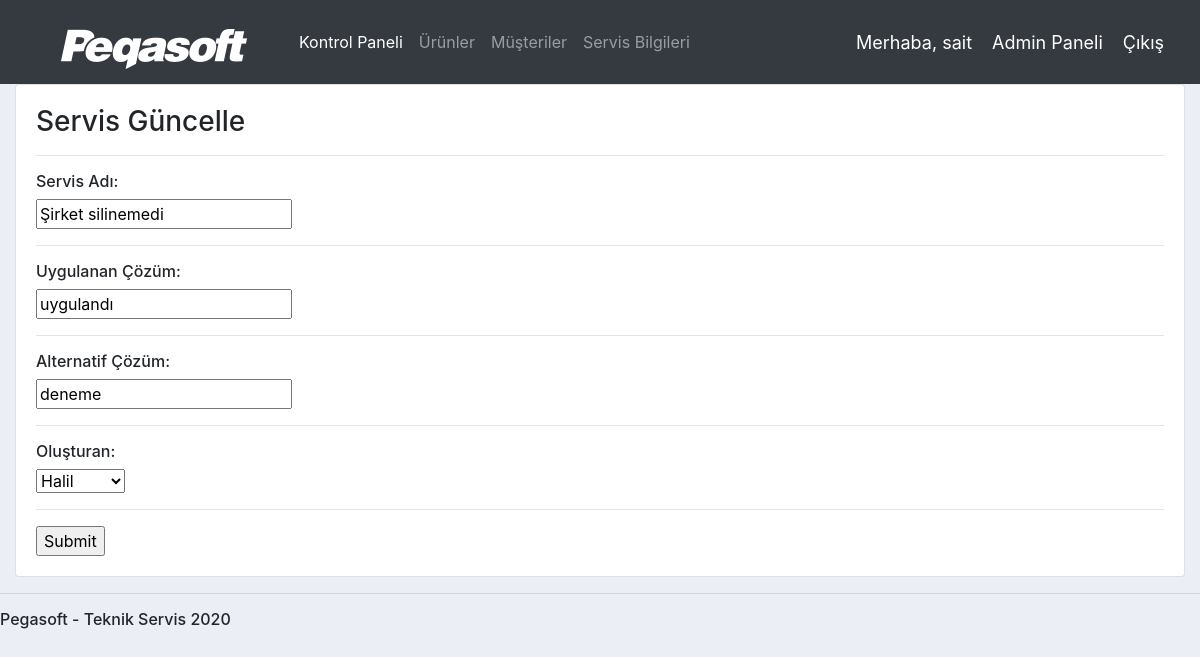
The page /update_service/14/ (signed in) on the database its author committed.
### accounts/models.py (models this page shows, shortened)
class Service(models.Model):
	service_name = models.CharField(max_length=1000, null=True)
	solution_name = models.CharField(max_length=1000, null=True)
	alternative_solution = models.CharField(max_length=1000, null=True)
	date_created = models.DateTimeField(auto_now_add=True, null=True)
	user = models.ForeignKey(User, null=True, on_delete= models.SET_NULL)

### accounts/views.py (the view)
# urls.py: path('update_service/<str:pk>/', views.updateService, name="update_service"),
@login_required(login_url='login')
def updateService(request, pk):
	service = Service.objects.get(id=pk)
	form = ServiceForm(instance=service)
	if request.method == 'POST':
		form = ServiceForm(request.POST, instance=service)
		if form.is_valid():
			form.save()
			return redirect('/services')
	context = {'form':form}
	return render(request, 'accounts/service_update_form.html', context)

### accounts/forms.py
class ServiceForm(ModelForm):
	class Meta:
		model = Service
		fields = '__all__'

### accounts/models.py (called while the page is built)
	def __str__(self):
		return self.name

### accounts/templates/accounts/service_update_form.html (shortened to what this page needs)
{%  extends 'accounts/main.html' %}
{% load static %}
{% block content %}
<div class="row">
	<div class="col-md">
		<div class="card card-body">
			<form action="" method="POST">
				<h3>Servis Güncelle </h3>
				<hr>
				<h6>Servis Adı: </h6>
				<p>{{form.service_name}}</p>
				<hr>
				<h6>Uygulanan Çözüm: </h6>
				<p>{{form.solution_name}}</p>
				<hr>
				<h6>Alternatif Çözüm: </h6>
				<p>{{form.alternative_solution}}</p>
				<hr>
				<h6>Oluşturan: </h6>
				<p>{{form.user}}</p>
				<hr>
				<input type="submit" name="Submit">
			</form>
		</div>
	</div>
</div>
{% endblock %}

### accounts/templates/accounts/navbar.html (shortened to what this page needs)
{% load static %}
<nav class="navbar navbar-expand-lg navbar-dark bg-dark">
  <img src="{% static 'images/logo.png' %}">
  <div class="collapse navbar-collapse" id="navbarNav">
    <ul class="navbar-nav">
      <li class="nav-item active">
        <a class="nav-link" href="{% url 'home' %}">Kontrol Paneli</a>
      </li>
      <li class="nav-item">
        <a class="nav-link" href="{% url 'products' %}">Ürünler</a>
      </li>
      <li class="nav-item">
        <a class="nav-link" href="{% url 'customers' %}">Müşteriler</a>
      </li>
      <li class="nav-item">
        <a class="nav-link" href="{% url 'services' %}">Servis Bilgileri</a>
      </li>
    </ul>
  </div>
  <span class="hello-msg">Merhaba, {{request.user}}</span>
  <span ><a  class="hello-msg" href="/admin">Admin Paneli</a></span>
  <span ><a  class="hello-msg" href="{% url 'logout' %}">Çıkış</a></span>
</nav>

### static/css/main.css (style rules this page uses)
body { background-color: #ebeff5; }

### accounts/templates/accounts/navbar.html (style rules this page uses)
.hello-msg { font-size: 18px; color: #fff; margin-right: 20px; }

### rows shown on the page
Service: service_name "Şirket silinemedi", solution_name "uygulandı", alternative_solution "deneme", user "Halil"

### other values the page prints
{{ request.user }} "sait"
